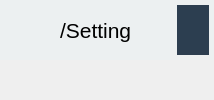
              <widget class="QWidget" name="m_setting_page">
               
      
               <layout class="QVBoxLayout" name="verticalLayout_7">
                
       
                <property name="spacing">
                 
        
                 <number>0</number>
                 
       
                </property>
                
       
                <property name="leftMargin">
                 
        
                 <number>0</number>
                 
       
                </property>
                
       
                <property name="topMargin">
                 
        
                 <number>0</number>
                 
       
                </property>
                
       
                <property name="rightMargin">
                 
        
                 <number>0</number>
                 
       
                </property>
                
       
                <property name="bottomMargin">
                 
        
                 <number>0</number>
                 
       
                </property>
                
       
                <item>
                 
        
                 <widget class="QFrame" name="Header_3">
                  
         
                  <property name="styleSheet">
                   
          
                   <string notr="true">background-color: rgb(236, 240, 241);</string>
                   
         
                  </property>
                  
         
                  <layout class="QHBoxLayout" name="horizontalLayout_5">
                   
          
                   <property name="spacing">
                    
           
                    <number>5</number>
                    
          
                   </property>
                   
          
                   <property name="leftMargin">
                    
           
                    <number>5</number>
                    
          
                   </property>
                   
          
                   <property name="topMargin">
                    
           
                    <number>5</number>
                    
          
                   </property>
                   
          
                   <property name="rightMargin">
                    
           
                    <number>5</number>
                    
          
                   </property>
                   
          
                   <property name="bottomMargin">
                    
           
                    <number>5</number>
                    
          
                   </property>
                   
          
                   <item>
                    
           
                    <widget class="QLabel" name="m_icon_label_3">
                     
            
                     <property name="minimumSize">
                      
             
                      <size>
                       
              
                       <width>50</width>
                       
              
                       <height>50</height>
                       
             
                      </size>
                      
            
                     </property>
                     
            
                     <property name="maximumSize">
                      
             
                      <size>
                       
              
                       <width>50</width>
                       
              
                       <height>50</height>
                       
             
                      </size>
                      
            
                     </property>
                     
            
                     <property name="baseSize">
                      
             
                      <size>
                       
              
                       <width>100</width>
                       
              
                       <height>100</height>
                       
             
                      </size>
                      
            
                     </property>
                     
            
                     <property name="text">
                      
             
                      <string/>
                      
            
                     </property>
                     
            
                     <property name="pixmap">
                      
             
                      <pixmap resource="../resource.qrc">:/icon/Image/Logo-AI.png</pixmap>
                      
            
                     </property>
                     
            
                     <property name="scaledContents">
                      
             
                      <bool>true</bool>
                      
            
                     </property>
                     
           
                    </widget>
                    
          
                   </item>
                   
          
                   <item>
                    
           
                    <widget class="QLabel" name="settin_label">
                     
            
                     <property name="font">
                      
             
                      <font>
                       
              
                       <family>Segoe UI</family>
                       
              
                       <pointsize>16</pointsize>
                       
             
                      </font>
                      
            
                     </property>
                     
            
                     <property name="text">
                      
             
                      <string>/Setting</string>
                      
            
                     </property>
                     
           
                    </widget>
                    
          
                   </item>
                   
          
                   <item>
                    
           
                    <spacer name="horizontalSpacer_5">
                     
            
                     <property name="orientation">
                      
             
                      <enum>Qt::Horizontal</enum>
                      
            
                     </property>
                     
            
                     <property name="sizeHint" stdset="0">
                      
             
                      <size>
                       
              
                       <width>40</width>
                       
              
                       <height>20</height>
                       
             
                      </size>
                      
            
                     </property>
                     
           
                    </spacer>
                    
          
                   </item>
                   
          
                   <item>
                    
           
                    <widget class="QPushButton" name="m_setting_back_icon">
                     
            
                     <property name="styleSheet">
                      
             
                      <string notr="true">background-color: rgb(44, 62, 80);
 border-width:1px;
 border-radius:50px;
 border-color: red;
 max-width:50px;
 max-height:50px;</string>
                      
            
                     </property>
                     
            
                     <property name="text">
                      
             
                      <string/>
                      
            
                     </property>
                     
            
                     <property name="icon">
                      
             
                      <iconset resource="../resource.qrc">
                       
              
                       <normaloff>:/icon/Image/icon/back_icon.png</normaloff>
                       :/icon/Image/icon/back_icon.png
                      </iconset>
                      
            
                     </property>
                     
            
                     <property name="iconSize">
                      
             
                      <size>
                       
              
                       <width>50</width>
                       
              
                       <height>50</height>
                       
             
                      </size>
                      
            
                     </property>
                     
           
                    </widget>
                    
          
                   </item>
                   
         
                  </layout>
                  
        
                 </widget>
                 
       
                </item>
                
       
                <item>
                 
        
                 <widget class="QWidget" name="setting_widget" native="true">
                  
         
                  <property name="sizePolicy">
                   
          
                   <sizepolicy hsizetype="Expanding" vsizetype="Expanding">
                    
           
                    <horstretch>0</horstretch>
                    
           
                    <verstretch>0</verstretch>
                    
          
                   </sizepolicy>
                   
         
                  </property>
                  
        
                 </widget>
                 
       
                </item>
                
      
               </layout>
               
     
              </widget>
